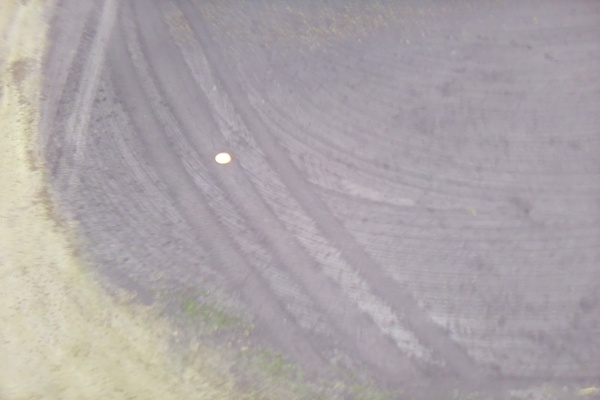
#> input picture images/test-image.jpeg, 600 x 400 px, found by its file name
$ python img_debug.py
#> lines starting #> are read from the running program, lines starting #| are printed output that depends on the picture
### src/modules/imaging/debug.py
from typing import Optional, Tuple, Any
from PIL import Image, ImageDraw

try:
    from PIL import ImageTk
    import tkinter as tk
except ImportError:
    ImageTk: Any = None  # type: ignore
    tk: Any = None  # type: ignore
from .detector import BoundingBox


class ImageAnalysisDebugger:
    """
    Helper class to display a debug window containing image analysis results.

    Note, all methods are non-blocking. This means, ie. calling show() will not
    block the program until the window is closed. This debugger will run in the
    background and should not interfere in any way.
    """

    def __init__(self):
        self.image: Optional[Image.Image] = None
        self.root: Any = None
        if tk:
            self.root = tk.Tk()
        self.is_visible = False

    def show(self):
        """
        Start displaying the debugger window.
        """
        if not tk or not ImageTk:
            raise RuntimeError("Tkinter/ImageTk not found. Cannot show debugger.")

        if not self.image:
            raise RuntimeError("No image set. Cannot show without an image")

        self.root.deiconify()
        self.is_visible = True
        img = ImageTk.PhotoImage(self.image)
        self.root.geometry("%dx%d" % (self.image.size[0], self.image.size[1]))
        label_image = tk.Label(self.root, image=img)
        label_image.place(x=0, y=0, width=self.image.size[0], height=self.image.size[1])
        self.root.update()

    # [17 lines left out: functions hide, visible, not called in this run]

    def set_image(self, image: Image.Image):
        """
        Update the image currently being analysed. Will remove any old bounding boxes.
        """
        self.image = image.copy()

    def set_bounding_box(self, bb: BoundingBox):
        """
        Update the bounding box currently displaying the image being debugged.
        """
        if not self.image:
            return  # return no image set error

        image = self.image
        top_left_corner: Tuple[float, float] = (bb.position.x, bb.position.y)
        bottom_right_corner: Tuple[float, float] = (
            bb.position.x + bb.size.x,
            bb.position.y + bb.size.y,
        )

        draw = ImageDraw.Draw(image)
        draw.rectangle((top_left_corner, bottom_right_corner))

### src/modules/imaging/detector.py
from functools import lru_cache, cached_property
from typing import Optional
from dataclasses import dataclass
import math

from PIL import Image
import numpy as np
import cv2


@dataclass
class Vec2:
    """2-component vector with float elements."""
    x: float
    y: float

    def __add__(self, other: 'Vec2') -> 'Vec2':
        return Vec2(self.x + other.x, self.y + other.y)

    def __sub__(self, other: 'Vec2') -> 'Vec2':
        return Vec2(self.x - other.x, self.y - other.y)

    def __rmul__(self, scalar: float) -> 'Vec2':
        return Vec2(self.x * scalar, self.y * scalar)

    def __rtruediv__(self, scalar: float) -> 'Vec2':
        return Vec2(self.x / scalar, self.y / scalar)

    # [27 lines left out: functions norm, normalize, dot, min, max, not called in this run]


class BoundingBox:

    def __init__(self, position: Vec2, size: Vec2):
        self.position = position
        self.size = size

    # [25 lines left out: functions intersection, union, intersection_over_union, not called in this run]


class BaseDetector:
    def predict(self, image: Image.Image) -> Optional[BoundingBox]:
        raise NotImplementedError()


class IrDetector(BaseDetector):

    # [19 lines left out: function predict, not called in this run]


class ArucoDetector(BaseDetector):

    # [27 lines left out: function predict, not called in this run]

### samples/img_debug.py
from PIL import Image, ImageOps
import time

from src.modules.imaging.debug import ImageAnalysisDebugger
from src.modules.imaging.detector import BoundingBox, Vec2

im = Image.open("res/test-image.jpeg")
#> im is the input picture: PIL image 600x400 RGB; mean R, G, B 171.8, 165.1, 167.7
bb = BoundingBox(Vec2(200, 120), Vec2(100, 100))

dbg = ImageAnalysisDebugger()
print("The debugger should not be visible right now.")

dbg.set_image(im)
dbg.set_bounding_box(bb)

dbg.show()
print("The debugger should now be visible")

print("Because the debugger is not blocking, we can continue to run code.")
print("Close the window to stop")
for i in range(10):
    print(f"Running {10 - i} more times")
    print("Flipping image")
    im = ImageOps.flip(im.copy())
    bb.position = Vec2(bb.position.x, im.height - bb.position.y)

    dbg.set_image(im)

    print("Waiting 1s to display bounding box")
    time.sleep(1)

    dbg.set_bounding_box(bb)
    dbg.show()

    print("Waiting 2s to display new image")
    time.sleep(2)
#> this loop made 10 passes
#> pass 1, `im = ImageOps.flip(im.copy())`:
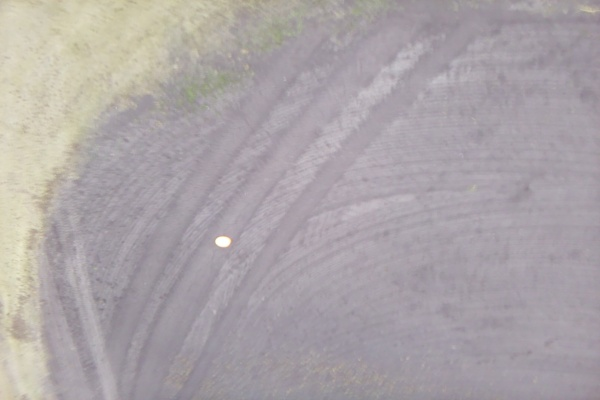
#> im: PIL image 600x400 RGB; mean R, G, B 171.8, 165.1, 167.7

print("Before you go! Look at the image for another 3s")
dbg.show()
time.sleep(3)

print("Bye! (Should exit the program now)")
